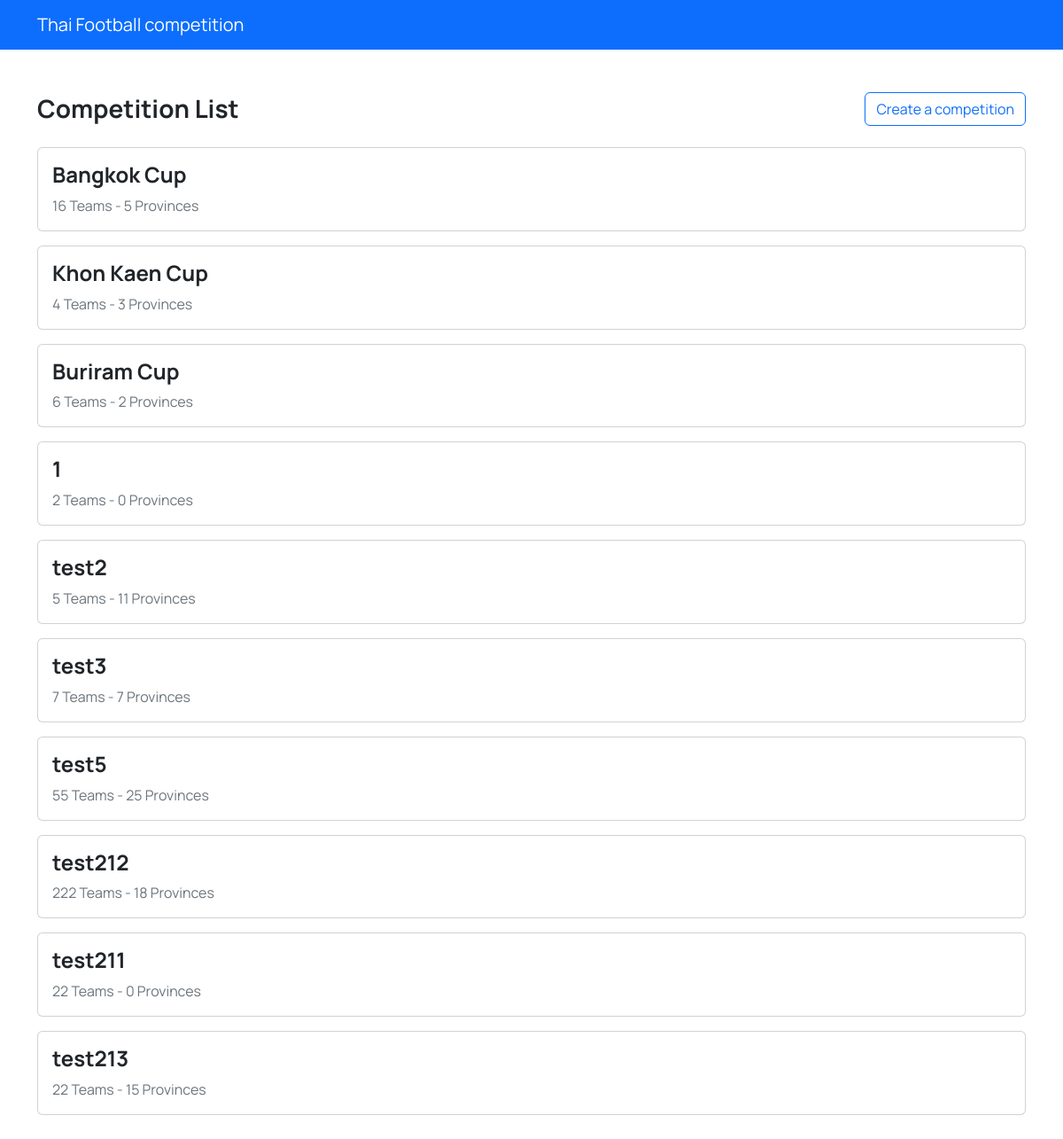
The app's page /05062567loginregister306/competitionlist.php with its own data.
### tables this page shows
CREATE TABLE `competitions` (
  `id` int(11) NOT NULL,
  `name` varchar(60) NOT NULL,
  `slug` varchar(60) NOT NULL,
  `max_teams` int(11) NOT NULL,
  `banner` text DEFAULT NULL
);

### 05062567loginregister306/competitionlist.php (the view, shortened to what this page needs)
<?php
	include_once('connect.php');
?>
<!DOCTYPE html>
<html lang="en">
  <head>
    <link rel="stylesheet" href="css/bootstrap.css" />
  </head>
  <body>
    <nav class="navbar navbar-expand-lg navbar-dark bg-primary">
      <div class="container">
        <a class="navbar-brand" href="competition-index.html"
          >Thai Football competition</a
        >
      </div>
    </nav>
    <main class="container py-5">
      <header class="mb-4 d-flex align-items-center justify-content-between">
        <h3 class="mb-0">Competition List</h3>
        <a class="btn btn-outline-primary" href="competition-create.html">Create a competition</a>
      </header>
      <section class="competition-list">
		<?php
			  $sql = "SELECT c.* , COUNT(ap.provinces_id) as count_provinces FROM competitions as c LEFT JOIN allowed_provinces as ap ON c.id = ap.competitions_id GROUP BY c.id ORDER BY c.id;";
		  	  $result = $conn->query($sql);
		  	  while($row = mysqli_fetch_array($result)){
		?>
        <a href="competition-detail.php?competition_slug=<?=$row['slug']?>">
          <article class="competition-box card mb-3">
            <div class="card-body">
              <h4><?=$row['name']?></h4>
              <p class="text-muted mb-0"><?=$row['max_teams']?> Teams - <?=$row['count_provinces']?> Provinces</p>
            </div>
          </article>
        </a>
		<?php
			  }
		?>
      </section>
    </main>
  </body>
</html>

### records on screen
competitions: name "Bangkok Cup", max_teams "16", count_provinces "5"
competitions: name "Khon Kaen Cup", max_teams "4", count_provinces "3"
competitions: name "Buriram Cup", max_teams "6", count_provinces "2"
competitions: name "1", max_teams "2", count_provinces "0"
competitions: name "test2", max_teams "5", count_provinces "11"
competitions: name "test3", max_teams "7", count_provinces "7"
competitions: name "test5", max_teams "55", count_provinces "25"
competitions: name "test212", max_teams "222", count_provinces "18"
competitions: name "test211", max_teams "22", count_provinces "0"
competitions: name "test213", max_teams "22", count_provinces "15"
